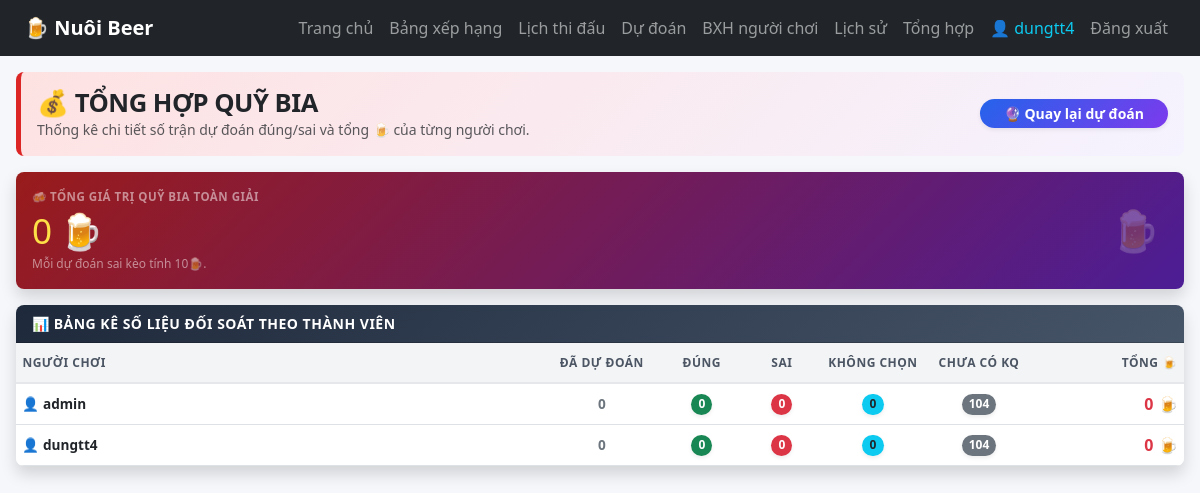
/tong-hop (signed in), run on the app's committed database.
### tables this page shows
CREATE TABLE users (
            id INTEGER PRIMARY KEY AUTOINCREMENT,
            username TEXT UNIQUE NOT NULL,
            password TEXT NOT NULL,
            role TEXT DEFAULT 'user',
            is_active INTEGER DEFAULT 1,
            created_at TIMESTAMP DEFAULT CURRENT_TIMESTAMP
        );

### app.py (the view)
@app.route("/tong-hop")
def summary():
    if not login_required():
        return redirect("/login")
    summary_list = get_summary_data()
    summary_list.sort(key=lambda item: item["total_beer"], reverse=True)
    total_beer = sum(item["total_beer"] for item in summary_list)
    return render_template(
        "tong_hop.html",
        summary_list=summary_list,
        total_beer=total_beer
    )

### app.py (called while the page is built, shortened)
def get_db():
    conn = sqlite3.connect(DB_NAME)
    conn.row_factory = sqlite3.Row
    return conn

def login_required():
    return "user_id" in session

def rows_to_dicts(rows):
    return [dict(row) for row in rows]

def get_matches():
    conn = get_db()
    rows = conn.execute("""
        SELECT
            match_no,
            match_date AS date,
            time_vn,
            stage,
            group_name AS "group",
            home,
            away,
            stadium,
            city,
            score_home,
            score_away,
            handicap_team,
            handicap_value,
            note
        FROM matches
        ORDER BY match_no ASC
    """).fetchall()
    conn.close()
    return rows_to_dicts(rows)

def get_handicap_result(match):
    score_home = match.get("score_home")
    score_away = match.get("score_away")
    if score_home is None or score_away is None:
        return None

@app.context_processor
def utility_processor():
    return {
        "get_handicap_text": get_handicap_text
    }

### templates/tong_hop.html (shortened to what this page needs)
{% extends "base.html" %}
{% block content %}
<div class="container-fluid py-3 px-3" style="max-width: 1400px; margin: 0 auto;">
  <div class="d-flex flex-column flex-sm-row justify-content-between align-items-sm-center gap-2 mb-3 p-3 rounded-3" style="background: linear-gradient(135deg, #fee2e2 0%, #f5f3ff 100%); border-left: 5px solid #dc2626;">
    <div>
      <h2 class="fw-bold mb-0 text-dark" style="font-size: 1.6rem; letter-spacing: -0.5px;">💰 TỔNG HỢP QUỸ BIA</h2>
      <p class="text-muted mb-0 small fw-medium">
        Thống kê chi tiết số trận dự đoán đúng/sai  và tổng 🍺 của từng người chơi.
      </p>
    </div>
    <a href="/du-doan" class="btn btn-sm btn-gradient-primary rounded-pill px-4 align-self-start align-self-sm-center fw-bold text-white shadow-sm">
      🔮 Quay lại dự đoán
    </a>
  </div>
  <div class="card border-0 shadow rounded-3 mb-3 text-white overflow-hidden" style="background: linear-gradient(135deg, #991b1b 0%, #4c1d95 100%);">
    <div class="card-body p-3 d-flex flex-column flex-sm-row justify-content-between align-items-sm-center gap-2">
      <div>
        <div class="text-white-50 fw-bold uppercase tracking-wider small" style="font-size: 0.72rem; letter-spacing: 0.5px;">🍻 TỔNG GIÁ TRỊ QUỸ BIA TOÀN GIẢI</div>
        <div class="display-6 fw-extrabold my-1" style="font-size: 2.2rem; letter-spacing: -1px; color: #fde047;">
          {{ "{:,.0f}".format(total_beer) }} 🍺
        </div>
        <div class="small text-white-50 fw-medium" style="font-size: 0.75rem;">
          Mỗi dự đoán sai kèo tính 10🍺.
        </div>
      </div>
      <div class="fs-1 opacity-25 d-none d-sm-block pe-2">🍺</div>
    </div>
  </div>
  <div class="card border-0 shadow rounded-3 overflow-hidden">
    <div class="card-header bg-gradient-summary py-2 px-3">
      <div class="fw-bold text-white small" style="letter-spacing: 0.5px;">📊 BẢNG KÊ SỐ LIỆU ĐỐI SOÁT THEO THÀNH VIÊN</div>
    </div>
    <div class="table-responsive">
      <table class="table table-hover align-middle mb-0 summary-table">
        <thead>
          <tr>
            <th>Người chơi</th>
            <th class="text-center" style="width: 120px;">Đã dự đoán</th>
            <th class="text-center" style="width: 80px;">Đúng</th>
            <th class="text-center" style="width: 80px;">Sai</th>
            <th class="text-center" style="width: 80px;">Không chọn</th>
            <th class="text-center" style="width: 110px;">Chưa có KQ</th>
            <th class="text-end" style="width: 150px;">Tổng 🍺</th>
          </tr>
        </thead>
        <tbody>
          {% for item in summary_list %}
          <tr>
            <td class="fw-bold text-dark">
              👤 {{ item.username }}
            </td>
            <td class="text-center fw-semibold text-secondary">
              {{ item.total_predictions }}
            </td>
            <td class="text-center">
              <span class="badge bg-success fw-bold shadow-sm" style="font-size: 0.75rem; padding: 0.35em 0.6em;">{{ item.correct }}</span>
            </td>
            <td class="text-center">
              <span class="badge bg-danger fw-bold shadow-sm" style="font-size: 0.75rem; padding: 0.35em 0.6em;">{{ item.wrong }}</span>
            </td>
            <td class="text-center">
              <span class="badge bg-info text-dark fw-bold shadow-sm" style="font-size: 0.75rem; padding: 0.35em 0.6em;">{{ item.missed }}</span>
            </td>
            <td class="text-center">
              <span class="badge bg-secondary fw-bold shadow-sm" style="font-size: 0.75rem; padding: 0.35em 0.6em;">{{ item.pending }}</span>
            </td>
            <td class="text-end text-danger fw-bold fs-6">
              {{ "{:,.0f}".format(item.total_beer) }} 🍺
            </td>
          </tr>
          {% else %}
          <tr>
            <td colspan="7" class="text-center text-muted py-5 fw-medium">
              Chưa có dữ liệu dự đoán.
            </td>
          </tr>
          {% endfor %}
        </tbody>
      </table>
    </div>
  </div>
</div>
{% endblock %}

### templates/base.html (shortened to what this page needs)
<!doctype html>
<html lang="vi">
<head>
  <link href="https://cdn.jsdelivr.net/npm/bootstrap@5.3.8/dist/css/bootstrap.min.css" rel="stylesheet">
  <link rel="stylesheet" href="{{ url_for('static', filename='css/style.css') }}">
</head>
<body>
  <nav class="navbar navbar-expand-lg navbar-dark bg-dark sticky-top">
    <div class="container-fluid px-4">
      <a class="navbar-brand fw-bold" href="/">
        🍺 Nuôi Beer
      </a>
      <div class="collapse navbar-collapse" id="menu">
        <ul class="navbar-nav ms-auto">
          {% if session.get("user_id") %}
            <li class="nav-item"><a class="nav-link" href="/">Trang chủ</a></li>
            <li class="nav-item"><a class="nav-link" href="/bang-xep-hang">Bảng xếp hạng</a></li>
            <li class="nav-item"><a class="nav-link" href="/lich-thi-dau">Lịch thi đấu</a></li>
            <li class="nav-item"><a class="nav-link" href="/du-doan">Dự đoán</a></li>
            <li class="nav-item"><a class="nav-link" href="/leaderboard">BXH người chơi</a></li>
            <li class="nav-item"><a class="nav-link" href="/lich-su-du-doan">Lịch sử</a></li>
            <li class="nav-item"><a class="nav-link" href="/tong-hop">Tổng hợp</a></li>
            <li class="nav-item"><span class="nav-link text-info">👤 {{ session.get("username") }}</span></li>
            <li class="nav-item"><a class="nav-link" href="/logout">Đăng xuất</a></li>
          {% else %}
            <li class="nav-item"><a class="nav-link" href="/login">Đăng nhập</a></li>
            <li class="nav-item"><a class="nav-link" href="/register">Đăng ký</a></li>
          {% endif %}
        </ul>
      </div>
    </div>
  </nav>
  <main>
    {% block content %}{% endblock %}
  </main>
</body>
</html>

### static/css/style.css (style rules this page uses)
body { background: #f5f7fa; }
.table th { white-space: nowrap; }
.table td { white-space: nowrap; }
.card { border-radius: 16px; }
.badge { border-radius: 999px; }

### templates/tong_hop.html (style rules this page uses)
.bg-gradient-summary { background: linear-gradient(135deg, #1e293b 0%, #475569 100%) !important; }
.btn-gradient-primary { background: linear-gradient(135deg, #2563eb 0%, #7c3aed 100%); border: none; transition: transform 0.2s, box-shadow 0.2s; }
.summary-table th { font-size: 0.75rem; font-weight: 700; color: #4b5563; text-transform: uppercase; letter-spacing: 0.5px; padding: 0.65rem 0.4rem !important; background-color: #f3f4f6; border-bottom: 2px solid #e5e7eb; }
.summary-table td { font-size: 0.85rem; padding: 0.5rem 0.4rem !important; white-space: nowrap; }
.summary-table tbody tr:nth-child(even) { background-color: #f8fafc; }

### data on the page
users: get "dungtt4", username "dungtt4", total_predictions "0", correct "0", wrong "0", missed "0", pending "104", total_beer "0"
users: username "admin", total_predictions "0", correct "0", wrong "0", missed "0", pending "104", total_beer "0"

### other printed values
{{ "{:,.0f}".format(total_beer) }} "0"
